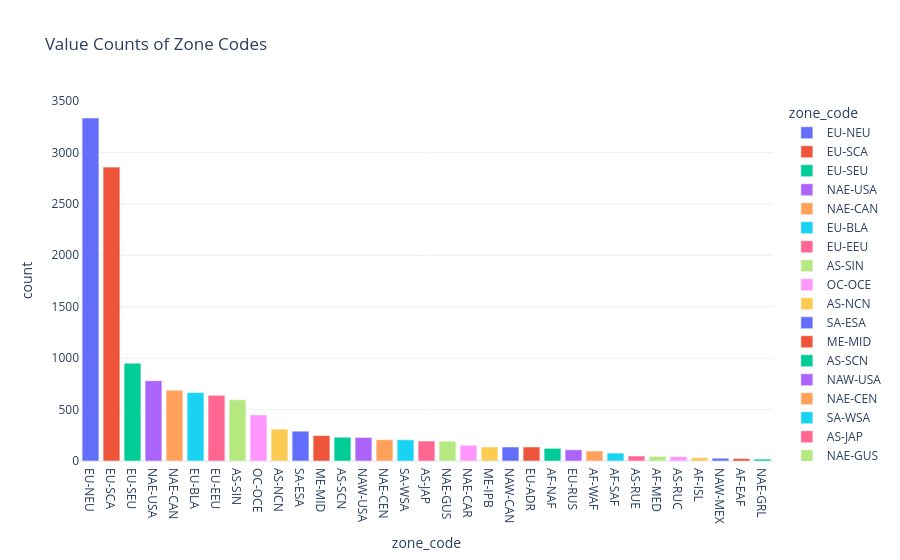

This figure's notebook cell:
### Code cell
df_zone = pd.DataFrame(df['zone_code'].value_counts()).reset_index()

fig = px.bar(
    df_zone,
    x = 'zone_code',
    y = 'count',  
    title="Value Counts of Zone Codes",
    color="zone_code", 
    template="plotly_white" 
)

fig.show()

### Figure 1 — Plotly figure (JSON) as saved in the notebook; plotly's stock layout.template omitted (floating-point values rounded to 4 significant figures)
{"data": [{"hovertemplate": "zone_code=%{x}<br>count=%{y}<extra></extra>", "legendgroup": "EU-NEU", "marker": {"color": "#636efa", "pattern": {"shape": ""}}, "name": "EU-NEU", "orientation": "v", "showlegend": true, "textposition": "auto", "type": "bar", "x": ["EU-NEU"], "xaxis": "x", "y": [3334], "yaxis": "y"}, {"hovertemplate": "zone_code=%{x}<br>count=%{y}<extra></extra>", "legendgroup": "EU-SCA", "marker": {"color": "#EF553B", "pattern": {"shape": ""}}, "name": "EU-SCA", "orientation": "v", "showlegend": true, "textposition": "auto", "type": "bar", "x": ["EU-SCA"], "xaxis": "x", "y": [2857], "yaxis": "y"}, {"hovertemplate": "zone_code=%{x}<br>count=%{y}<extra></extra>", "legendgroup": "EU-SEU", "marker": {"color": "#00cc96", "pattern": {"shape": ""}}, "name": "EU-SEU", "orientation": "v", "showlegend": true, "textposition": "auto", "type": "bar", "x": ["EU-SEU"], "xaxis": "x", "y": [951], "yaxis": "y"}, {"hovertemplate": "zone_code=%{x}<br>count=%{y}<extra></extra>", "legendgroup": "NAE-USA", "marker": {"color": "#ab63fa", "pattern": {"shape": ""}}, "name": "NAE-USA", "orientation": "v", "showlegend": true, "textposition": "auto", "type": "bar", "x": ["NAE-USA"], "xaxis": "x", "y": [780], "yaxis": "y"}, {"hovertemplate": "zone_code=%{x}<br>count=%{y}<extra></extra>", "legendgroup": "NAE-CAN", "marker": {"color": "#FFA15A", "pattern": {"shape": ""}}, "name": "NAE-CAN", "orientation": "v", "showlegend": true, "textposition": "auto", "type": "bar", "x": ["NAE-CAN"], "xaxis": "x", "y": [688], "yaxis": "y"}, {"hovertemplate": "zone_code=%{x}<br>count=%{y}<extra></extra>", "legendgroup": "EU-BLA", "marker": {"color": "#19d3f3", "pattern": {"shape": ""}}, "name": "EU-BLA", "orientation": "v", "showlegend": true, "textposition": "auto", "type": "bar", "x": ["EU-BLA"], "xaxis": "x", "y": [665], "yaxis": "y"}, {"hovertemplate": "zone_code=%{x}<br>count=%{y}<extra></extra>", "legendgroup": "EU-EEU", "marker": {"color": "#FF6692", "pattern": {"shape": ""}}, "name": "EU-EEU", "orientation": "v", "showlegend": true, "textposition": "auto", "type": "bar", "x": ["EU-EEU"], "xaxis": "x", "y": [638], "yaxis": "y"}, {"hovertemplate": "zone_code=%{x}<br>count=%{y}<extra></extra>", "legendgroup": "AS-SIN", "marker": {"color": "#B6E880", "pattern": {"shape": ""}}, "name": "AS-SIN", "orientation": "v", "showlegend": true, "textposition": "auto", "type": "bar", "x": ["AS-SIN"], "xaxis": "x", "y": [595], "yaxis": "y"}, {"hovertemplate": "zone_code=%{x}<br>count=%{y}<extra></extra>", "legendgroup": "OC-OCE", "marker": {"color": "#FF97FF", "pattern": {"shape": ""}}, "name": "OC-OCE", "orientation": "v", "showlegend": true, "textposition": "auto", "type": "bar", "x": ["OC-OCE"], "xaxis": "x", "y": [448], "yaxis": "y"}, {"hovertemplate": "zone_code=%{x}<br>count=%{y}<extra></extra>", "legendgroup": "AS-NCN", "marker": {"color": "#FECB52", "pattern": {"shape": ""}}, "name": "AS-NCN", "orientation": "v", "showlegend": true, "textposition": "auto", "type": "bar", "x": ["AS-NCN"], "xaxis": "x", "y": [310], "yaxis": "y"}, {"hovertemplate": "zone_code=%{x}<br>count=%{y}<extra></extra>", "legendgroup": "SA-ESA", "marker": {"color": "#636efa", "pattern": {"shape": ""}}, "name": "SA-ESA", "orientation": "v", "showlegend": true, "textposition": "auto", "type": "bar", "x": ["SA-ESA"], "xaxis": "x", "y": [290], "yaxis": "y"}, {"hovertemplate": "zone_code=%{x}<br>count=%{y}<extra></extra>", "legendgroup": "ME-MID", "marker": {"color": "#EF553B", "pattern": {"shape": ""}}, "name": "ME-MID", "orientation": "v", "showlegend": true, "textposition": "auto", "type": "bar", "x": ["ME-MID"], "xaxis": "x", "y": [247], "yaxis": "y"}, {"hovertemplate": "zone_code=%{x}<br>count=%{y}<extra></extra>", "legendgroup": "AS-SCN", "marker": {"color": "#00cc96", "pattern": {"shape": ""}}, "name": "AS-SCN", "orientation": "v", "showlegend": true, "textposition": "auto", "type": "bar", "x": ["AS-SCN"], "xaxis": "x", "y": [231], "yaxis": "y"}, {"hovertemplate": "zone_code=%{x}<br>count=%{y}<extra></extra>", "legendgroup": "NAW-USA", "marker": {"color": "#ab63fa", "pattern": {"shape": ""}}, "name": "NAW-USA", "orientation": "v", "showlegend": true, "textposition": "auto", "type": "bar", "x": ["NAW-USA"], "xaxis": "x", "y": [229], "yaxis": "y"}, {"hovertemplate": "zone_code=%{x}<br>count=%{y}<extra></extra>", "legendgroup": "NAE-CEN", "marker": {"color": "#FFA15A", "pattern": {"shape": ""}}, "name": "NAE-CEN", "orientation": "v", "showlegend": true, "textposition": "auto", "type": "bar", "x": ["NAE-CEN"], "xaxis": "x", "y": [207], "yaxis": "y"}, {"hovertemplate": "zone_code=%{x}<br>count=%{y}<extra></extra>", "legendgroup": "SA-WSA", "marker": {"color": "#19d3f3", "pattern": {"shape": ""}}, "name": "SA-WSA", "orientation": "v", "showlegend": true, "textposition": "auto", "type": "bar", "x": ["SA-WSA"], "xaxis": "x", "y": [206], "yaxis": "y"}, {"hovertemplate": "zone_code=%{x}<br>count=%{y}<extra></extra>", "legendgroup": "AS-JAP", "marker": {"color": "#FF6692", "pattern": {"shape": ""}}, "name": "AS-JAP", "orientation": "v", "showlegend": true, "textposition": "auto", "type": "bar", "x": ["AS-JAP"], "xaxis": "x", "y": [194], "yaxis": "y"}, {"hovertemplate": "zone_code=%{x}<br>count=%{y}<extra></extra>", "legendgroup": "NAE-GUS", "marker": {"color": "#B6E880", "pattern": {"shape": ""}}, "name": "NAE-GUS", "orientation": "v", "showlegend": true, "textposition": "auto", "type": "bar", "x": ["NAE-GUS"], "xaxis": "x", "y": [192], "yaxis": "y"}, {"hovertemplate": "zone_code=%{x}<br>count=%{y}<extra></extra>", "legendgroup": "NAE-CAR", "marker": {"color": "#FF97FF", "pattern": {"shape": ""}}, "name": "NAE-CAR", "orientation": "v", "showlegend": true, "textposition": "auto", "type": "bar", "x": ["NAE-CAR"], "xaxis": "x", "y": [153], "yaxis": "y"}, {"hovertemplate": "zone_code=%{x}<br>count=%{y}<extra></extra>", "legendgroup": "ME-IPB", "marker": {"color": "#FECB52", "pattern": {"shape": ""}}, "name": "ME-IPB", "orientation": "v", "showlegend": true, "textposition": "auto", "type": "bar", "x": ["ME-IPB"], "xaxis": "x", "y": [137], "yaxis": "y"}, {"hovertemplate": "zone_code=%{x}<br>count=%{y}<extra></extra>", "legendgroup": "NAW-CAN", "marker": {"color": "#636efa", "pattern": {"shape": ""}}, "name": "NAW-CAN", "orientation": "v", "showlegend": true, "textposition": "auto", "type": "bar", "x": ["NAW-CAN"], "xaxis": "x", "y": [136], "yaxis": "y"}, {"hovertemplate": "zone_code=%{x}<br>count=%{y}<extra></extra>", "legendgroup": "EU-ADR", "marker": {"color": "#EF553B", "pattern": {"shape": ""}}, "name": "EU-ADR", "orientation": "v", "showlegend": true, "textposition": "auto", "type": "bar", "x": ["EU-ADR"], "xaxis": "x", "y": [136], "yaxis": "y"}, {"hovertemplate": "zone_code=%{x}<br>count=%{y}<extra></extra>", "legendgroup": "AF-NAF", "marker": {"color": "#00cc96", "pattern": {"shape": ""}}, "name": "AF-NAF", "orientation": "v", "showlegend": true, "textposition": "auto", "type": "bar", "x": ["AF-NAF"], "xaxis": "x", "y": [123], "yaxis": "y"}, {"hovertemplate": "zone_code=%{x}<br>count=%{y}<extra></extra>", "legendgroup": "EU-RUS", "marker": {"color": "#ab63fa", "pattern": {"shape": ""}}, "name": "EU-RUS", "orientation": "v", "showlegend": true, "textposition": "auto", "type": "bar", "x": ["EU-RUS"], "xaxis": "x", "y": [109], "yaxis": "y"}, {"hovertemplate": "zone_code=%{x}<br>count=%{y}<extra></extra>", "legendgroup": "AF-WAF", "marker": {"color": "#FFA15A", "pattern": {"shape": ""}}, "name": "AF-WAF", "orientation": "v", "showlegend": true, "textposition": "auto", "type": "bar", "x": ["AF-WAF"], "xaxis": "x", "y": [97], "yaxis": "y"}, {"hovertemplate": "zone_code=%{x}<br>count=%{y}<extra></extra>", "legendgroup": "AF-SAF", "marker": {"color": "#19d3f3", "pattern": {"shape": ""}}, "name": "AF-SAF", "orientation": "v", "showlegend": true, "textposition": "auto", "type": "bar", "x": ["AF-SAF"], "xaxis": "x", "y": [77], "yaxis": "y"}, {"hovertemplate": "zone_code=%{x}<br>count=%{y}<extra></extra>", "legendgroup": "AS-RUE", "marker": {"color": "#FF6692", "pattern": {"shape": ""}}, "name": "AS-RUE", "orientation": "v", "showlegend": true, "textposition": "auto", "type": "bar", "x": ["AS-RUE"], "xaxis": "x", "y": [49], "yaxis": "y"}, {"hovertemplate": "zone_code=%{x}<br>count=%{y}<extra></extra>", "legendgroup": "AF-MED", "marker": {"color": "#B6E880", "pattern": {"shape": ""}}, "name": "AF-MED", "orientation": "v", "showlegend": true, "textposition": "auto", "type": "bar", "x": ["AF-MED"], "xaxis": "x", "y": [45], "yaxis": "y"}, {"hovertemplate": "zone_code=%{x}<br>count=%{y}<extra></extra>", "legendgroup": "AS-RUC", "marker": {"color": "#FF97FF", "pattern": {"shape": ""}}, "name": "AS-RUC", "orientation": "v", "showlegend": true, "textposition": "auto", "type": "bar", "x": ["AS-RUC"], "xaxis": "x", "y": [44], "yaxis": "y"}, {"hovertemplate": "zone_code=%{x}<br>count=%{y}<extra></extra>", "legendgroup": "AF-ISL", "marker": {"color": "#FECB52", "pattern": {"shape": ""}}, "name": "AF-ISL", "orientation": "v", "showlegend": true, "textposition": "auto", "type": "bar", "x": ["AF-ISL"], "xaxis": "x", "y": [32], "yaxis": "y"}, {"hovertemplate": "zone_code=%{x}<br>count=%{y}<extra></extra>", "legendgroup": "NAW-MEX", "marker": {"color": "#636efa", "pattern": {"shape": ""}}, "name": "NAW-MEX", "orientation": "v", "showlegend": true, "textposition": "auto", "type": "bar", "x": ["NAW-MEX"], "xaxis": "x", "y": [27], "yaxis": "y"}, {"hovertemplate": "zone_code=%{x}<br>count=%{y}<extra></extra>", "legendgroup": "AF-EAF", "marker": {"color": "#EF553B", "pattern": {"shape": ""}}, "name": "AF-EAF", "orientation": "v", "showlegend": true, "textposition": "auto", "type": "bar", "x": ["AF-EAF"], "xaxis": "x", "y": [24], "yaxis": "y"}, {"hovertemplate": "zone_code=%{x}<br>count=%{y}<extra></extra>", "legendgroup": "NAE-GRL", "marker": {"color": "#00cc96", "pattern": {"shape": ""}}, "name": "NAE-GRL", "orientation": "v", "showlegend": true, "textposition": "auto", "type": "bar", "x": ["NAE-GRL"], "xaxis": "x", "y": [18], "yaxis": "y"}], "layout": {"barmode": "relative", "legend": {"title": {"text": "zone_code"}, "tracegroupgap": 0}, "title": {"text": "Value Counts of Zone Codes"}, "xaxis": {"anchor": "y", "categoryarray": ["EU-NEU", "EU-SCA", "EU-SEU", "NAE-USA", "NAE-CAN", "EU-BLA", "EU-EEU", "AS-SIN", "OC-OCE", "AS-NCN", "SA-ESA", "ME-MID", "AS-SCN", "NAW-USA", "NAE-CEN", "SA-WSA", "AS-JAP", "NAE-GUS", "NAE-CAR", "ME-IPB", "NAW-CAN", "EU-ADR", "AF-NAF", "EU-RUS", "AF-WAF", "AF-SAF", "AS-RUE", "AF-MED", "AS-RUC", "AF-ISL", "NAW-MEX", "AF-EAF", "NAE-GRL"], "categoryorder": "array", "domain": [0, 1], "title": {"text": "zone_code"}}, "yaxis": {"anchor": "x", "domain": [0, 1], "title": {"text": "count"}}}}
